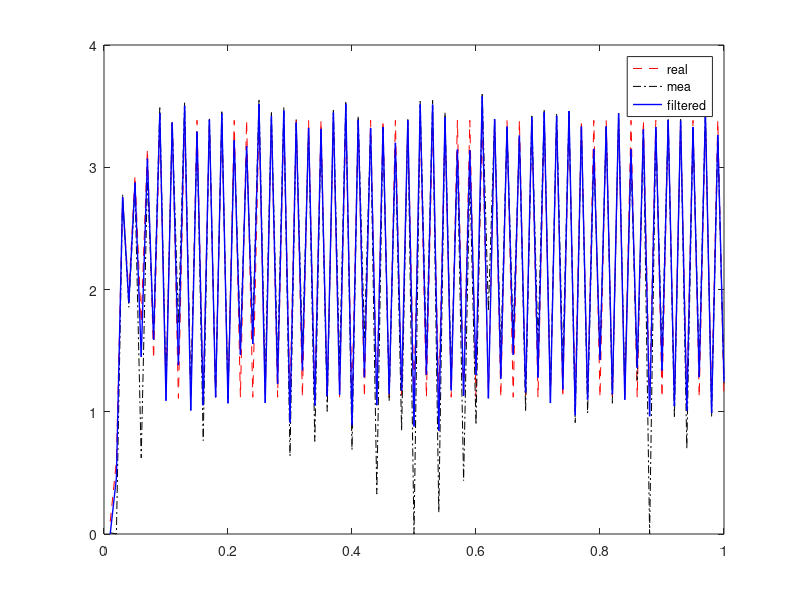

Source code (MATLAB):
% x(i) = sin(x(i-1)) + 5*x(i-1)/(x(i-1)^2+1) + Q
% y(i) = x(i)^2 + R
% generate 100 samples
t = 0.01:0.01:1;
x = zeros(1,100);
y = zeros(1,100);

% set initial values
x(1) = 0.1;
y(1) = 0.01^2;
Q = 0.1;
R = 0.1;
% generate real data and mea data
for i = 2:100
    x(i) = 1*sin(x(i-1)) + 5*x(i-1)/(x(i-1)^2+1);
    y(i) = x(i)^2 + normrnd(0,1);
end
% PF start
% set particle sets
n = 150;
% xold = zeros(1,n);
xnew = zeros(1,n);
xplus = zeros(1,100); % xplus is for storing filtered value
% w = zeros(1,n);
% set x0 value and its weight
xold = zeros(1,n)+0.1;
w = zeros(1,n)+ 1/n;
% PF code
for i = 2:100
    % prediction, from x0 to x1
    for j=1:n
        xold(j) = 1*sin(xold(j))+5*xold(j)/(xold(j)^2+1)+normrnd(0,Q);
    end
    % update
    for j=1:n
        w(j) = exp(-((y(i)-xold(j)^2)^2/(2*R)));
    end
    % normlization
    w = w/sum(w);
    % re-sample
    c = zeros(1,n); % generate zone indexs
    c(1) = w(1);
    for j = 2:n
        c(j) = c(j-1) + w(j);
    end
    for j = 1:n
        a = unifrnd(0,1);% generate random numbers
        for k = 1:n
            if (a<c(k))
                xnew(j) = xold(k);
                break; % break is essential, Otherwise the resampled particle will be covered by the last particle
            end
        end
    end
    % end of re-sample
    % new value assigned to old value, iteraion goes on
    xold = xnew;
    % set all weights to 1/n
    w = zeros(1,n)+ 1/n;
    % assign the posterior probability expectation to xplus
    xplus(i) = sum(xnew)/n;
end
%%
figure(1)
plot(t,x,'r--',t,real(sqrt(y)),'k-.',t,xplus,'b-','LineWidth',1)
legend('real','mea','filtered')
